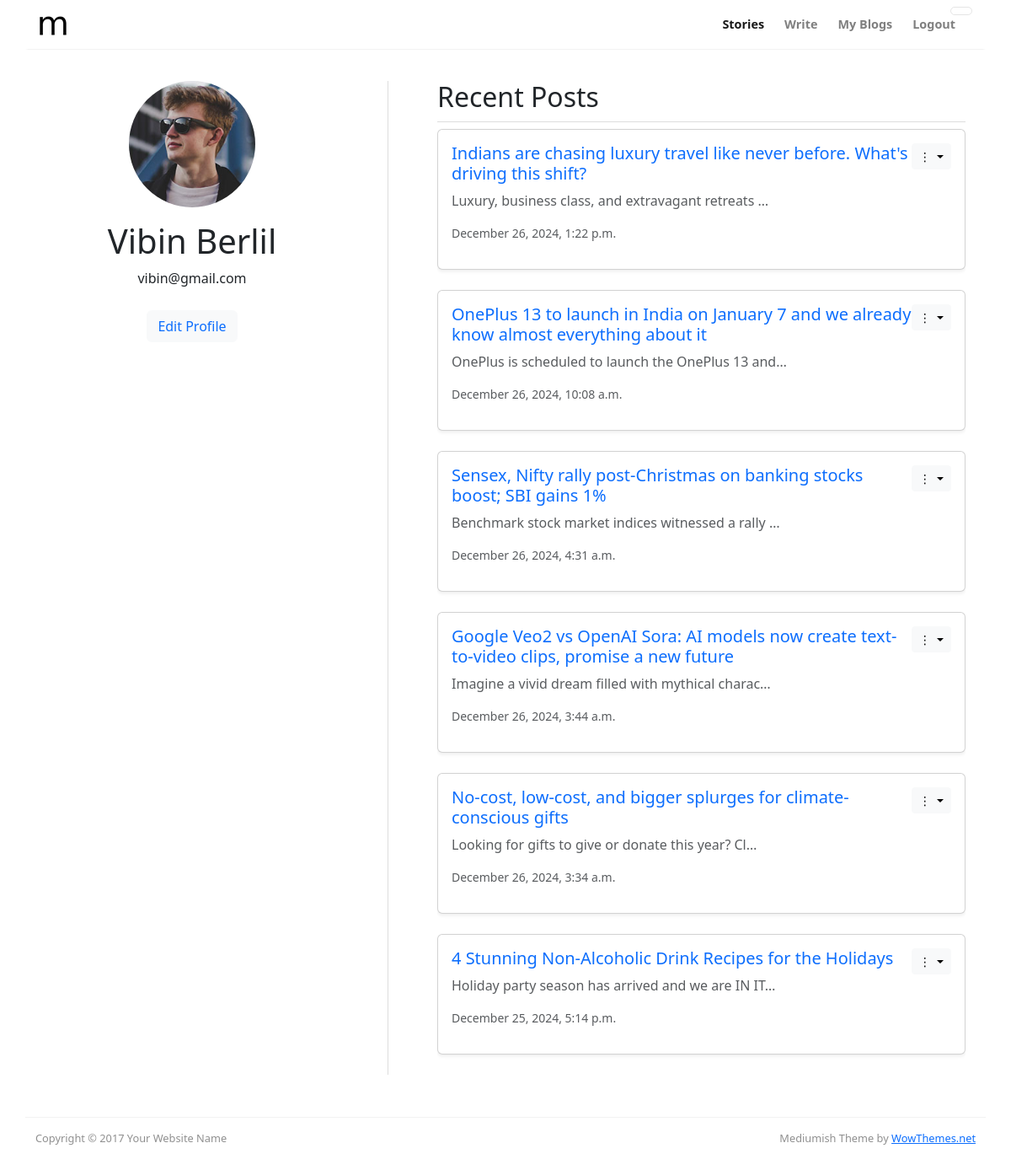
/profile/ (signed in), run on the app's committed database.
### account/models.py (models this page shows, shortened)
class Profile(models.Model):
    LIVE = 1
    DELETE = 0
    DELETE_CHOICES = ((LIVE,'Live'), (DELETE,'Delete'))
    delete_status =models.IntegerField(choices=DELETE_CHOICES, default=LIVE)
    user = models.OneToOneField(User, on_delete=models.CASCADE)
    bio = models.TextField(blank=True)
    profile_picture = models.ImageField(upload_to='profile_pics', default='default.png')
    created_at = models.DateTimeField(auto_now_add=True)
    updated_at = models.DateTimeField(auto_now=True)

### blogpost/models.py (models this page shows)
class Post(models.Model):
    LIVE = 1
    DELETE = 0
    DELETE_CHOICES = ((LIVE,'Live'), (DELETE,'Delete'))
    title = models.CharField(max_length=200)
    content = models.TextField()
    author = models.ForeignKey(User, on_delete=models.CASCADE)
    image = models.ImageField(upload_to='post_images/', blank=True, null=True)
    priority = models.IntegerField(default=0)
    delete_status = models.IntegerField(choices=DELETE_CHOICES, default=LIVE)
    created_at = models.DateTimeField(auto_now_add=True)
    updated_at = models.DateTimeField(auto_now=True)
    category = models.ForeignKey(Category, on_delete=models.SET_NULL, null=True, blank=True)
    def __str__(self):
        return self.title

### account/views.py (the view)
# urls.py: path('profile/', views.my_posts, name='profile'),
def my_posts(request):
    if request.user.is_authenticated:
        posts = Post.objects.filter(author=request.user, delete_status=Post.LIVE).order_by('-created_at')
        print("Posts for user:", request.user.username, posts)
        return render(request, 'my_profile.html', {'posts': posts})
    else:
        return redirect('signin')  # Redirect to login if user is not authenticated

### templates/my_profile.html (shortened to what this page needs)
{% extends "base.html" %}
{% load static %}
{% block content %}
<!DOCTYPE html>
<html lang="en">
<head>
  <link href="https://cdn.jsdelivr.net/npm/bootstrap@5.3.0/dist/css/bootstrap.min.css" rel="stylesheet">
</head>
<body>
  <div class="container mt-5">
    <div class="row pt-5">
      <div class="col-md-4">
        <div class="profile-section text-center">
          <img src="{{ user.profile.profile_picture.url }}" alt="Profile Picture" class="profile-picture">
          <h1 class="mt-3">{{ user.first_name }} {{ user.last_name }}</h1>
          <p>{{ user.username }}</p>
          <button type="button" class="btn btn-light edit-profile-btn">
            <a href="" class="text-decoration-none">Edit Profile</a>
          </button>
        </div>
      </div>
      <div class="col-md-1 d-none d-md-flex justify-content-center">
      </div>
      <div class="col-md-7">
        <div class="scrollable-content">
          <div class="recent-posts">
            <h2>Recent Posts</h2>
            <div class="d-flex flex-column">
              {% for post in posts %}
              <div class="mb-4">
                <div class="card shadow-sm h-100">
                  <div class="card-body d-flex flex-row justify-content-between">
                    <div>
                      <h5 class="card-title">
                        <a href="{% url "post_detail" post.id %}" class="text-decoration-none">{{ post.title }}</a>
                      </h5>
                      <p class="card-text text-muted">{{ post.content|truncatechars:50 }}</p>
                      <small class="text-muted d-block mb-3">{{ post.created_at|date:"F j, Y, g:i a" }}</small>
                    </div>
                    <div class="dropdown">
                      <button
                        class="btn btn-light btn-sm dropdown-toggle"
                        type="button"
                        id="dropdownMenu{{ forloop.counter }}"
                        data-bs-toggle="dropdown"
                        aria-expanded="false"
                      >
                        &#8942;
                      </button>
                    </div>
                  </div>
                </div>
              </div>
              {% empty %}
              <div class="col-12">
                <div class="alert alert-info text-center">You have not created any posts yet.</div>
              </div>
              {% endfor %}
            </div>
          </div>
        </div>
      </div>
    </div>
  </div>
</body>
</html>
{% endblock content %}

### static/assets/css/mediumish.css (style rules this page uses)
body { padding-top:5rem; }
a { color:#00ab6b; }
a,a:hover { transition:all 0.2s; }
.card { border-radius:4px; }

### data on the page
Post: title "Indians are chasing luxury travel like never before. What's driving this shift?", content "Luxury, business class, and extravagant retreats …", created_at "December 26, 2024, 1:22 p.m."
Post: title "OnePlus 13 to launch in India on January 7 and we already know almost everything about it", content "OnePlus is scheduled to launch the OnePlus 13 and…", created_at "December 26, 2024, 10:08 a.m."
Post: title "Sensex, Nifty rally post-Christmas on banking stocks boost; SBI gains 1%", content "Benchmark stock market indices witnessed a rally …", created_at "December 26, 2024, 4:31 a.m."
Post: title "Google Veo2 vs OpenAI Sora: AI models now create text-to-video clips, promise a new future", content "Imagine a vivid dream filled with mythical charac…", created_at "December 26, 2024, 3:44 a.m."
Post: title "No-cost, low-cost, and bigger splurges for climate-conscious gifts", content "Looking for gifts to give or donate this year? Cl…", created_at "December 26, 2024, 3:34 a.m."
Post: title "4 Stunning Non-Alcoholic Drink Recipes for the Holidays", content "Holiday party season has arrived and we are IN IT…", created_at "December 25, 2024, 5:14 p.m."

### other printed values
{{ user.first_name }} "Vibin"
{{ user.last_name }} "Berlil"
{{ user.username }} "vibin@gmail.com"
